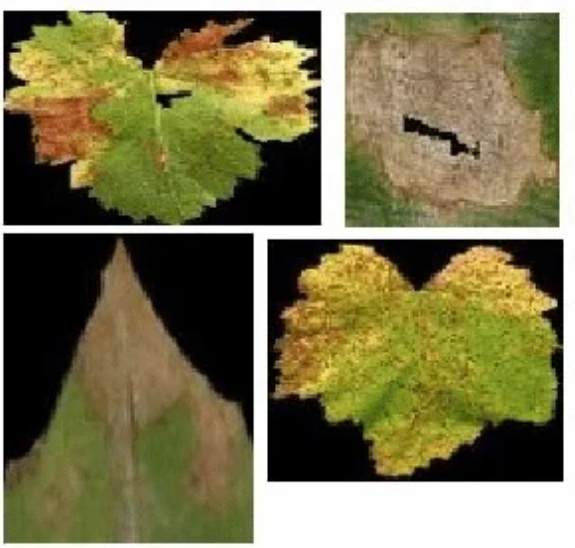
#> input picture cv/TeamA/data/uploads/Screenshot 2026-04-04 124322.png, 575 x 548 px
$ python -i preprocessing.py   (imports and definitions only)
#> lines starting #> are read from the running program, lines starting #| are printed output that depends on the picture
import os
import cv2
BASE_DIR = os.path.dirname(os.path.abspath(__file__))
RAW_PATH = os.path.abspath(os.path.join(BASE_DIR, "..", "data", "raw"))
CLEAN_PATH = os.path.abspath(os.path.join(BASE_DIR, "..", "data", "cleaned"))
# [6 lines not run here, left out]
def preprocess_image(img_path):
    img = cv2.imread(img_path)
#> img is the input picture: shape (548, 575, 3); mean B, G, R 77.6, 116.3, 122
    if img is None:
        return None
    img = cv2.resize(img, (128, 128))
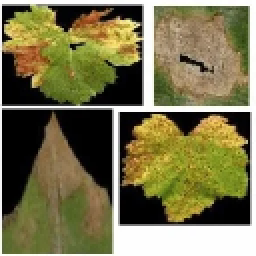
#> img: shape (128, 128, 3) (shown 2 times larger); mean B, G, R 78.2, 116.9, 122.5
    gray = cv2.cvtColor(img, cv2.COLOR_BGR2GRAY)
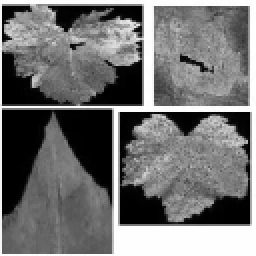
#> gray: shape (128, 128) (shown 2 times larger); min 0, max 255, mean 114.2
    blur = cv2.GaussianBlur(gray, (5, 5), 0)
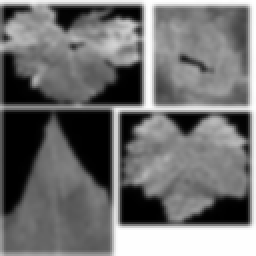
#> blur: shape (128, 128) (shown 2 times larger); min 0, max 255, mean 113.4
    normalized = blur / 255.0
    return normalized

def process_dataset():
    for category in os.listdir(RAW_PATH):
        raw_folder = os.path.join(RAW_PATH, category)
        clean_folder = os.path.join(CLEAN_PATH, category)
        for img_name in os.listdir(raw_folder):
            img_path = os.path.join(raw_folder, img_name)
            if not os.path.isfile(img_path):
                continue
            if not img_name.lower().endswith(('.jpg', '.png', '.jpeg')):
                continue
            processed_img = preprocess_image(img_path)

            if processed_img is not None:
                save_path = os.path.join(clean_folder, img_name)
                processed_img = (processed_img * 255).astype("uint8")
                cv2.imwrite(save_path, processed_img)

# [3 lines not run here, left out]

>>> result = preprocess_image('../data/uploads/Screenshot 2026-04-04 124322.png')
